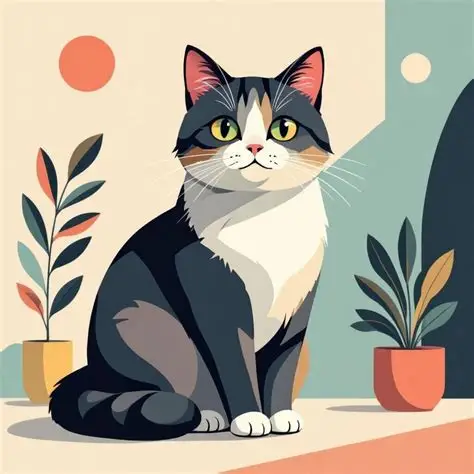
#> input picture IA2/gato.jpg, 474 x 474 px
$ python tarea.py
#> lines starting #> are read from the running program, lines starting #| are printed output that depends on the picture
# -*- coding: utf-8 -*-
"""
Created on Mon Sep  7 08:01:38 2026

@author: zaldi
"""

# -*- coding: utf-8 -*-
"""
Práctica 3: Lectura, recorte y combinación de imágenes
"""

import cv2
import matplotlib.pyplot as plt

# ==========================================
# 1. LEER 2 IMÁGENES A COLOR
# ==========================================
# Reemplaza con las rutas de tus dos imágenes
ruta_img1 = 'gato.jpg'
ruta_img2 = 'nina.jpg'

# Lectura en BGR (estándar OpenCV)
img1_bgr = cv2.imread(ruta_img1)
#> img1_bgr is the input picture: shape (474, 474, 3); mean B, G, R 149.1, 163.7, 171
img2_bgr = cv2.imread(ruta_img2)
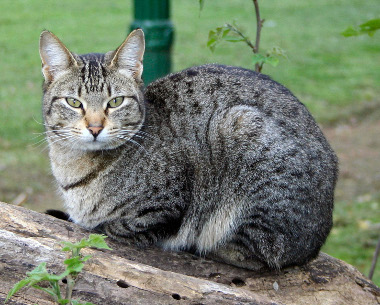
#> input picture IA2/nina.jpg, 380 x 305 px
#> img2_bgr is the input picture: shape (305, 380, 3); mean B, G, R 109.6, 127.1, 116.7

# Validar que ambas imágenes existan
if img1_bgr is None or img2_bgr is None:
    raise FileNotFoundError("Verifica que las rutas de 'imagen1.jpg' e 'imagen2.jpg' sean correctas.")

# Conversión a RGB para visualización en Matplotlib
img1_rgb = cv2.cvtColor(img1_bgr, cv2.COLOR_BGR2RGB)
img2_rgb = cv2.cvtColor(img2_bgr, cv2.COLOR_BGR2RGB)

# ==========================================
# 2. SELECCIÓN DE RECORTES Y COMBINACIÓN
# ==========================================
# Definir dimensiones comunes para los recortes (alto, ancho)
alto_recorte = 250
ancho_recorte = 250

# Validar que las imágenes originales tengan tamaño suficiente
h1, w1 = img1_rgb.shape[:2]
#> h1 = 474; w1 = 474
h2, w2 = img2_rgb.shape[:2]
#> h2 = 305; w2 = 380

if h1 < alto_recorte or w1 < ancho_recorte or h2 < alto_recorte or w2 < ancho_recorte:
    # Ajuste automático al tamaño mínimo disponible si las imágenes son pequeñas
    alto_recorte = min(h1, h2, alto_recorte)
    ancho_recorte = min(w1, w2, ancho_recorte)

# Coordenadas de inicio para cada recorte (y1:y2, x1:x2)
# Recorte 1: Tomado desde el origen (0, 0)
recorte1 = img1_rgb[0:alto_recorte, 0:ancho_recorte]
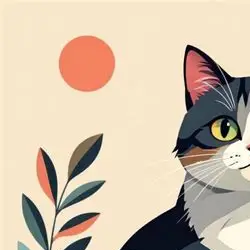
#> recorte1: shape (250, 250, 3); mean R, G, B 208.6, 191.7, 170.8

# Recorte 2: Tomado desde el centro de la imagen 2
y_ini2 = (h2 - alto_recorte) // 2
#> y_ini2 = 27
x_ini2 = (w2 - ancho_recorte) // 2
#> x_ini2 = 65
recorte2 = img2_rgb[y_ini2:y_ini2 + alto_recorte, x_ini2:x_ini2 + ancho_recorte]
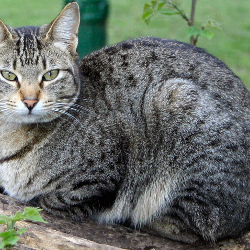
#> recorte2: shape (250, 250, 3); mean R, G, B 103.5, 110.6, 102.9

# Combinación / Mezcla lineal ponderada (50% de cada recorte)
# Fórmula: resultado = recorte1 * 0.5 + recorte2 * 0.5 + 0
combinacion = cv2.addWeighted(recorte1, 0.5, recorte2, 0.5, 0)
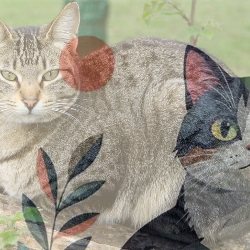
#> combinacion: shape (250, 250, 3); mean R, G, B 156, 151.1, 136.8

# ==========================================
# 3. MOSTRAR EN SUBPLOT (1x3)
# ==========================================
fig, axs = plt.subplots(1, 3, figsize=(15, 5))

# Posición 1: Imagen 1 original
axs[0].imshow(img1_rgb)
axs[0].set_title("1. Imagen Original 1")
axs[0].axis('off')

# Posición 2: Combinación de los recortes
axs[1].imshow(combinacion)
axs[1].set_title(f"2. Combinación ({ancho_recorte}x{alto_recorte})")
axs[1].axis('off')

# Posición 3: Imagen 2 original
axs[2].imshow(img2_rgb)
axs[2].set_title("3. Imagen Original 2")
axs[2].axis('off')

plt.tight_layout()
plt.show()
